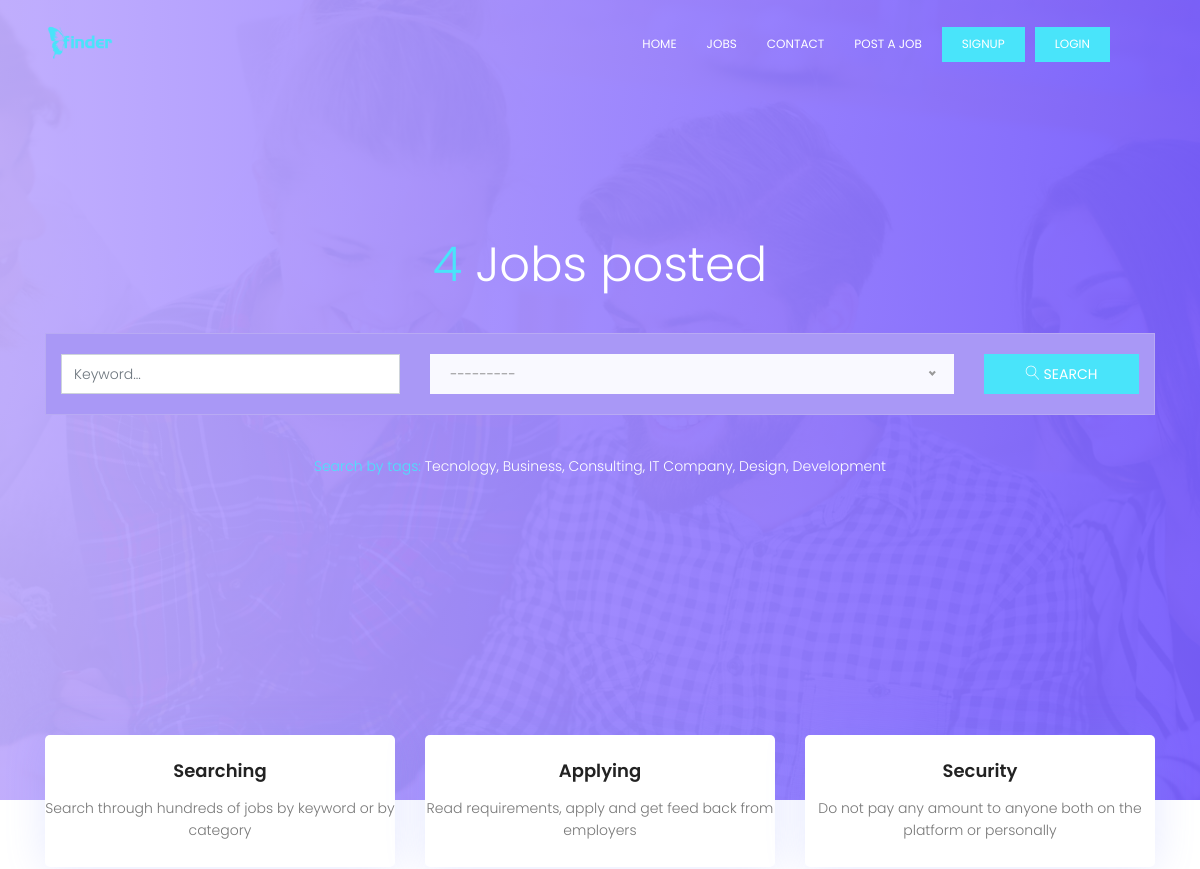
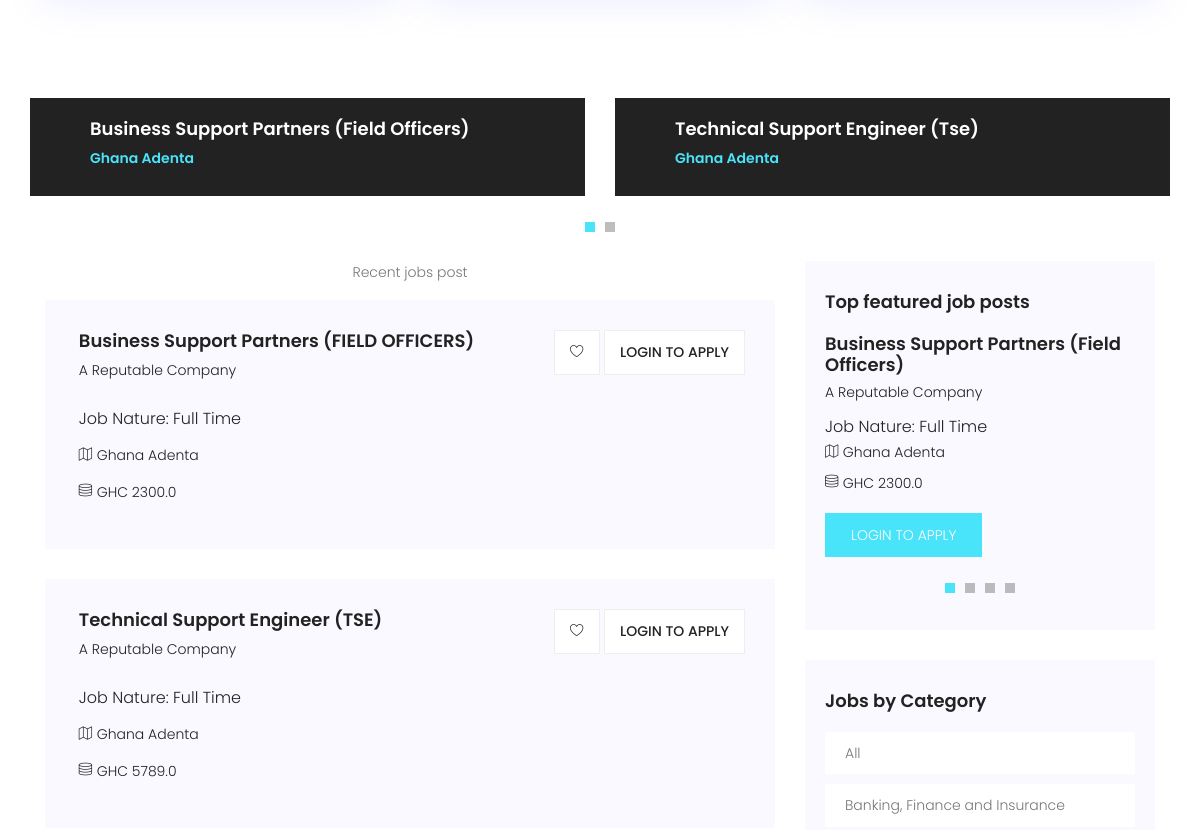
/ (upper part), run on an earlier commit of the app's database (2 pictures, top to bottom).
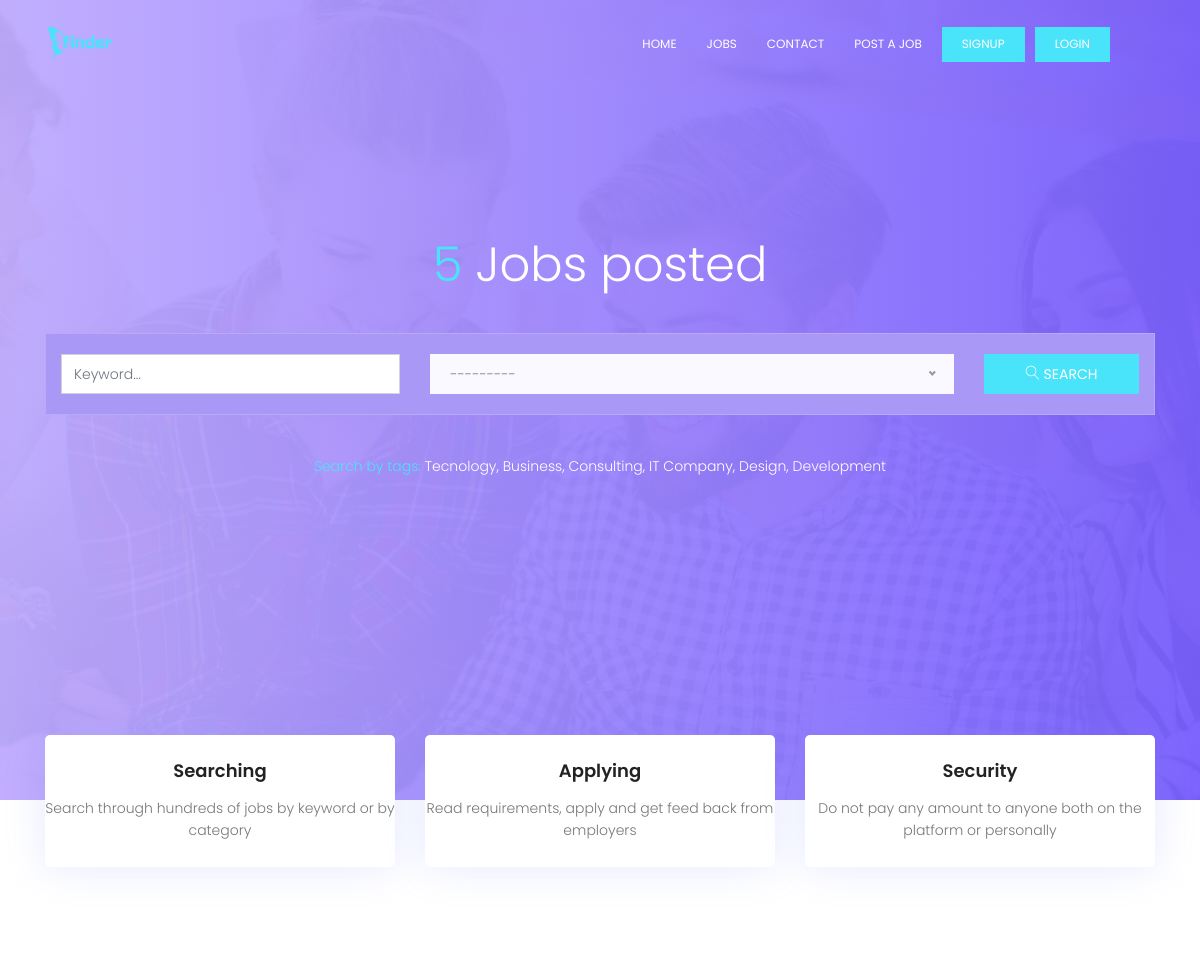
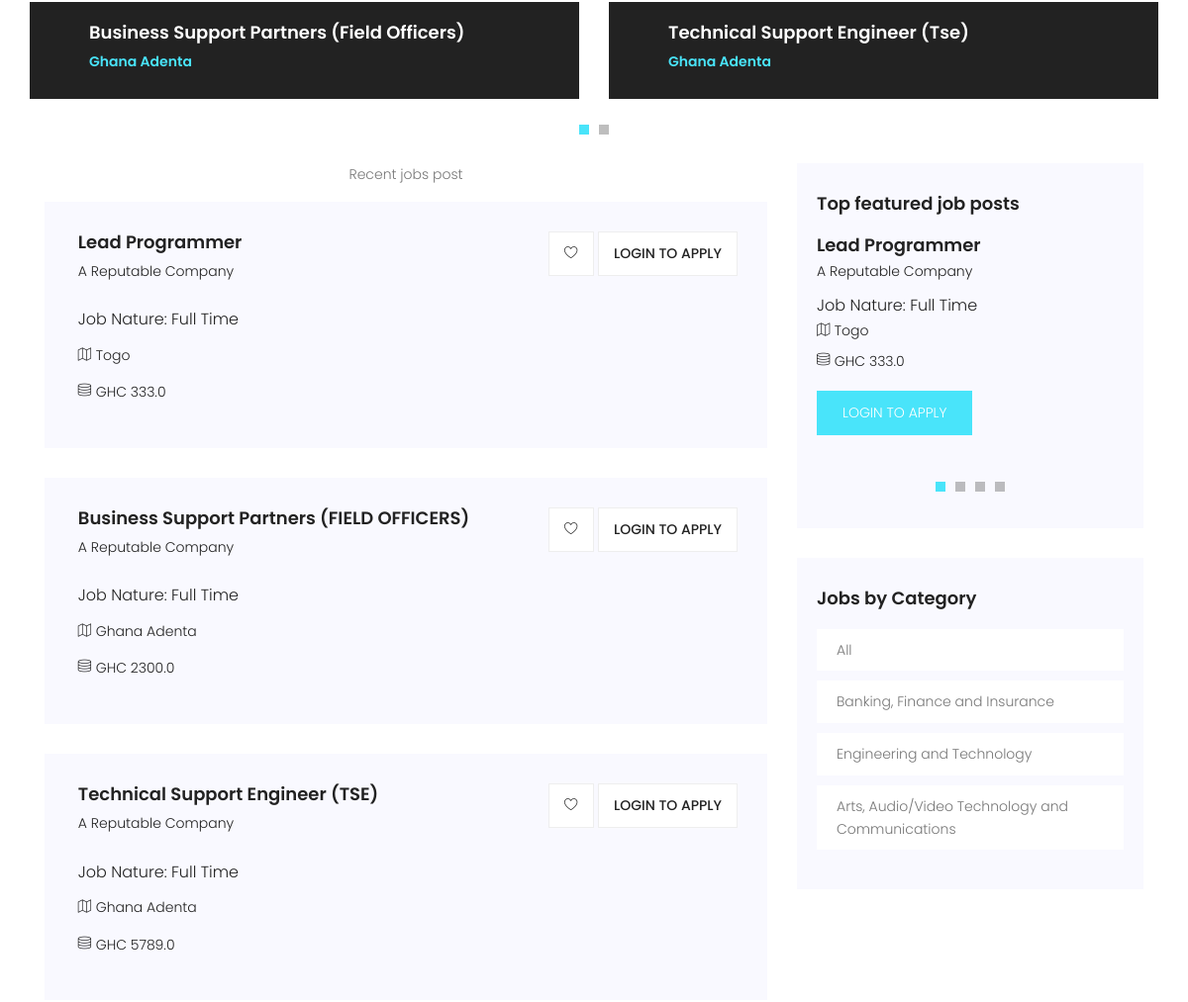
And on a later commit of the database (2 pictures, top to bottom).
### portal/models.py (models this page shows, shortened)
class Job(models.Model):
    company_name = models.CharField(max_length=200)
    job_title = models.CharField(max_length=200)
    company_email = models.EmailField(blank=True, null=True)
    category = models.ForeignKey(
        Category, on_delete=models.CASCADE, default='Others')
    job_type = models.CharField(max_length=20, choices=_job_Type, default=1)
    description = RichTextField()
    location = models.CharField(max_length=150)
    salary = models.FloatField(blank=True, null=True)
    application_url = models.URLField(blank=True, null=True)
    slug = models.SlugField(blank=True, null=True)
    created = models.DateTimeField(auto_now_add=True)
    featured = models.BooleanField(default=False)
    approved = models.BooleanField(default=True)
    class Meta:
        ordering = ['-created']

class Category(models.Model):
    category = models.CharField(max_length=100)
    created = models.DateTimeField(auto_now_add=True)
    class Meta:
        verbose_name_plural = 'Categories'
        ordering = ['id']
    def __str__(self):
        return self.category

### portal/views.py (the view)
# urls.py: path('', homePage, name="home"),
def homePage(request):
    filters = JobFilter(
        request.GET, queryset=Job.objects.filter(approved=True))
    result_filters = filters.qs
    context = {
        'filters': filters
    }
    if request.method == "GET" and 'search' in request.GET:
        return redirect('jobs')
    else:
        return render(request, 'portal/index.html', context)

### portal/context_processors.py (called while the page is built)
def Processors(request):
    jobs = Job.objects.filter(approved=True).order_by('-created')
    categories = Category.objects.all().order_by('id')
    blogs = Blog.objects.filter(published=True).order_by('-id')
    blog_count = blogs.count()
    return {
        'categories': categories,
        'jobs': jobs,
        'blog_count': blog_count,
        'blogs': blogs,
    }

### templates/portal/index.html (shortened to what the changed rows need)
{% extends 'base.html' %}
{% load static %}
{% block content %}
			<section class="banner-area relative" id="home">
				<div class="container">
					<div class="row fullscreen d-flex align-items-center justify-content-center">
						<div class="banner-content col-lg-12">
							<h1 class="text-white">
								<span>{{jobs.count}}</span> Jobs posted
							</h1>
						</div>
					</div>
				</div>
			</section>
			<section class="popular-post-area pt-100">
				<div class="container">
					<div class="row align-items-center">
						<div class="active-popular-post-carusel">
							{% for job in jobs %}
							{% if job.featured == True %}
							<div class="single-popular-post d-flex flex-row">
								<div class="details">
									<a href="{% url 'detail' job.slug %}"><h4>{{job.job_title|title}}</h4></a>
									<h6>{{job.location}}</h6>
								</div>
							</div>
							{% endif %}
							{% endfor %}
						</div>
					</div>
				</div>
			</section>
			<section class="post-area section-gap">
				<div class="container">
					<div class="row justify-content-center d-flex">
						<div class="col-lg-8 post-list">
							{% for job in jobs|slice:":5" %}
							<div class="single-post d-flex flex-row">
								<div class="details" style="width: 100% !important;">
									<div class="title d-flex flex-row justify-content-between">
										<div class="titles">
											<a href="{% url 'detail' job.slug %}"><h4>{{job.job_title}}</h4></a>
											<h6>{{job.company_name}}</h6>
										</div>
										<ul class="btns">
											<li><a href="{% url 'detail' job.slug %}"><span class="lnr lnr-heart"></span></a></li>
											{% if request.user.is_authenticated %}
											<li><a href="{% url 'detail' job.slug %}">Apply</a></li>
											{% else %}
											<li><a href="{% url 'login' %}">Login to apply</a></li>
											{% endif %}
										</ul>
									</div>
									<h5>Job Nature: {{job.job_type}}</h5>
									<p class="address"><span class="lnr lnr-map"></span> {{job.location}}</p>
									{% if job.salary %}
									<p class="address"><span class="lnr lnr-database"></span> GHC {{job.salary}}</p>
									{% endif %}
								</div>
							</div>
							{% endfor %}
						</div>
						<div class="col-lg-4 sidebar">
							<div class="single-slidebar">
								<div class="active-relatedjob-carusel">
								{% for job in jobs|slice:":4" %}
									<div class="single-rated">
										<a href="{% url 'detail' job.slug %}"><h4>{{job.job_title|title}}</h4></a>
										<h6>{{job.company_name|title}}</h6>
										<h5>Job Nature: {{job.job_type}}</h5>
										<p class="address"><span class="lnr lnr-map"></span> {{job.location}}</p>
										{% if job.salary %}
										<p class="address"><span class="lnr lnr-database"></span> GHC {{job.salary}}</p>
										{% endif %}
										{% if request.user.is_authenticated %}
										<a href="{% url 'detail' job.slug %}" class="btns text-uppercase">Apply job</a>
										{% else %}
										<a href="{% url 'login' %}" class="btns text-uppercase">Login to apply</a>
										{% endif %}
									</div>
								{% endfor %}
								</div>
							</div>
								<div class="single-slidebar">
								<ul class="cat-list">
								{% for category in categories|slice:":10" %}
									<li>
									<a class="justify-content-between d-flex" href="{% url 'jobs' %}?category={{category.category}}">
									<p>{{category.category}}</p>
									</a>
									</li>
								{% endfor %}
								</ul>
							</div>
						</div>
					</div>
				</div>
			</section>
{% endblock content %}

What changed in the data, as far as the page shows it:
no longer on one of the page's lists (row unchanged): Job: job_title "Business Support Partners (Field Officers)", company_name "A Reputable Company", job_type "Full Time", location "Ghana Adenta", salary "2300.0"
added Job: job_title "Lead Programmer", company_name "A Reputable Company", job_type "Full Time", location "Togo", salary "333.0"
now on this page (row unchanged): Category: category "Engineering and Technology"
now on this page (row unchanged): Category: category "Arts, Audio/Video Technology and Communications"
Also different on the page:
{{ jobs.count }}: "4" → "5"
